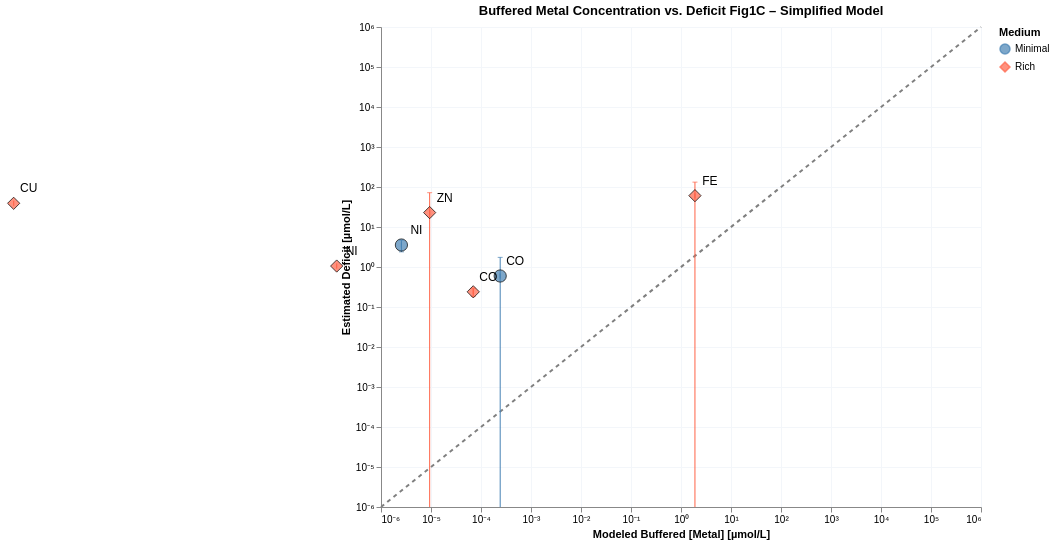

This figure's notebook cell:
### Markdown cell above
### Plot 2 – Simplified model: estimated buffered [Metal] vs. M-M deficit

### Code cell
plot_df_simp = build_plot_df(
    est_simplified_minimal_lb, est_simplified_minimal_ub,
    est_simplified_rich_lb,    est_simplified_rich_ub,
    deficit_minimal, deficit_rich,
)

df = pl.from_pandas(plot_df_simp).with_columns([
    (pl.col("est_buf_center_M") * 1e6).alias("x_uM"),
    (pl.col("est_buf_lb_M")     * 1e6).alias("x_lb_uM"),
    (pl.col("est_buf_ub_M")     * 1e6).alias("x_ub_uM"),
    (pl.col("deficit_M")        * 1e6).alias("y_uM"),
    (pl.col("deficit_M_err")    * 1e6).alias("y_err_uM"),
])

DOMAIN_MIN = 1e-7   # just below your domain floor of 1e-6

df = df.with_columns([
    pl.max_horizontal(
        pl.col("y_uM") - pl.col("y_err_uM"),
        pl.lit(DOMAIN_MIN)
    ).alias("y_lo_uM"),
    (pl.col("y_uM") + pl.col("y_err_uM")).alias("y_hi_uM"),
])

base = alt.Chart(df).encode(
)
x_scale = alt.Scale(type="log", domain=[1e-6, 1e6])
y_scale = alt.Scale(type="log", domain=[1e-6, 1e6])

_ax_x = alt.Axis(labelExpr=_log_label_unicode, title="Modeled Buffered [Metal] [µmol/L]")
_ax_y = alt.Axis(labelExpr=_log_label_unicode, title="Estimated Deficit [µmol/L]")

ref_line = alt.Chart(ref_df).mark_line(strokeDash=[4,4], color="gray").encode(
    x=alt.X("v:Q", scale=x_scale, axis=_ax_x),
    y=alt.Y("v:Q", scale=y_scale, axis=_ax_y),
)
x_bars = base.mark_errorbar(ticks=True).encode(
    x=alt.X("x_lb_uM:Q", scale=x_scale, title=""),
    x2="x_ub_uM:Q",
    y=alt.Y("y_uM:Q", scale=y_scale),
    color="Medium:N",
)
y_bars = base.mark_errorbar(ticks=True, clip=True).encode(
    x=alt.X("x_uM:Q"),
    y=alt.Y("y_lo_uM:Q",  scale=y_scale, title=""),   # explicit log scale + clamped lower
    y2=alt.Y2("y_hi_uM:Q"),
    color="Medium:N",
)
points = base.mark_point(filled=True, size=150, stroke='black', strokeWidth=1).encode(
    x=alt.X("x_uM:Q", scale=x_scale, axis=_ax_x),
    y=alt.Y("y_uM:Q", scale=y_scale, axis=_ax_y),
    color=alt.Color("Medium:N",
        scale=alt.Scale(domain=["Minimal","Rich"], range=["steelblue","tomato"])),
    shape=alt.Shape("Medium:N",
        scale=alt.Scale(domain=["Minimal","Rich"], range=["circle","diamond"])),
)
# 5. Text labels
labels = base.mark_text(dx=15, dy=-15, fontSize=12).encode(
    x=alt.X("x_uM:Q", scale=alt.Scale(type="log")),
    y=alt.Y("y_uM:Q", scale=alt.Scale(type="log")),
    text="Element:N",
)
chart = (ref_line + x_bars + y_bars + points + labels).properties(
    width=600, height=480,
    title="Buffered Metal Concentration vs. Deficit Fig1C – Simplified Model"
).configure_axis(gridColor='#f3f6fa')
# chart.save('notebooks/cofactors/buffer_figures/buffered_metal_vs_deficit_simplified.svg')
chart

### Figure 1 — Vega-Lite specification as saved in the notebook (floating-point values rounded to 4 significant figures)
{"config": {"view": {"continuousWidth": 300, "continuousHeight": 300}, "axis": {"gridColor": "#f3f6fa"}}, "layer": [{"data": {"name": "data-1c3ca3cce69c13645fce19fabe446275"}, "mark": {"type": "line", "color": "gray", "strokeDash": [4, 4]}, "encoding": {"x": {"axis": {"labelExpr": "datum.value > 0 ? '10' + replace(replace(replace(replace(replace(replace(replace(replace(replace(replace(replace('' + round(log(datum.value)/LN10), '-','⁻'),'0','⁰'),'1','¹'),'2','²'),'3','³'),'4','⁴'),'5','⁵'),'6','⁶'),'7','⁷'),'8','⁸'),'9','⁹') : '0'", "title": "Modeled Buffered [Metal] [µmol/L]"}, "field": "v", "scale": {"domain": [1e-06, 1000000.0], "type": "log"}, "type": "quantitative"}, "y": {"axis": {"labelExpr": "datum.value > 0 ? '10' + replace(replace(replace(replace(replace(replace(replace(replace(replace(replace(replace('' + round(log(datum.value)/LN10), '-','⁻'),'0','⁰'),'1','¹'),'2','²'),'3','³'),'4','⁴'),'5','⁵'),'6','⁶'),'7','⁷'),'8','⁸'),'9','⁹') : '0'", "title": "Estimated Deficit [µmol/L]"}, "field": "v", "scale": {"domain": [1e-06, 1000000.0], "type": "log"}, "type": "quantitative"}}}, {"data": {"name": "data-c98c294c98395efe3855e9d1013beec5"}, "mark": {"type": "errorbar", "ticks": true}, "encoding": {"color": {"field": "Medium", "type": "nominal"}, "x": {"field": "x_lb_uM", "scale": {"domain": [1e-06, 1000000.0], "type": "log"}, "title": "", "type": "quantitative"}, "x2": {"field": "x_ub_uM"}, "y": {"field": "y_uM", "scale": {"domain": [1e-06, 1000000.0], "type": "log"}, "type": "quantitative"}}}, {"data": {"name": "data-c98c294c98395efe3855e9d1013beec5"}, "mark": {"type": "errorbar", "clip": true, "ticks": true}, "encoding": {"color": {"field": "Medium", "type": "nominal"}, "x": {"field": "x_uM", "type": "quantitative"}, "y": {"field": "y_lo_uM", "scale": {"domain": [1e-06, 1000000.0], "type": "log"}, "title": "", "type": "quantitative"}, "y2": {"field": "y_hi_uM"}}}, {"data": {"name": "data-c98c294c98395efe3855e9d1013beec5"}, "mark": {"type": "point", "filled": true, "size": 150, "stroke": "black", "strokeWidth": 1}, "encoding": {"color": {"field": "Medium", "scale": {"domain": ["Minimal", "Rich"], "range": ["steelblue", "tomato"]}, "type": "nominal"}, "shape": {"field": "Medium", "scale": {"domain": ["Minimal", "Rich"], "range": ["circle", "diamond"]}, "type": "nominal"}, "x": {"axis": {"labelExpr": "datum.value > 0 ? '10' + replace(replace(replace(replace(replace(replace(replace(replace(replace(replace(replace('' + round(log(datum.value)/LN10), '-','⁻'),'0','⁰'),'1','¹'),'2','²'),'3','³'),'4','⁴'),'5','⁵'),'6','⁶'),'7','⁷'),'8','⁸'),'9','⁹') : '0'", "title": "Modeled Buffered [Metal] [µmol/L]"}, "field": "x_uM", "scale": {"domain": [1e-06, 1000000.0], "type": "log"}, "type": "quantitative"}, "y": {"axis": {"labelExpr": "datum.value > 0 ? '10' + replace(replace(replace(replace(replace(replace(replace(replace(replace(replace(replace('' + round(log(datum.value)/LN10), '-','⁻'),'0','⁰'),'1','¹'),'2','²'),'3','³'),'4','⁴'),'5','⁵'),'6','⁶'),'7','⁷'),'8','⁸'),'9','⁹') : '0'", "title": "Estimated Deficit [µmol/L]"}, "field": "y_uM", "scale": {"domain": [1e-06, 1000000.0], "type": "log"}, "type": "quantitative"}}}, {"data": {"name": "data-c98c294c98395efe3855e9d1013beec5"}, "mark": {"type": "text", "dx": 15, "dy": -15, "fontSize": 12}, "encoding": {"text": {"field": "Element", "type": "nominal"}, "x": {"field": "x_uM", "scale": {"type": "log"}, "type": "quantitative"}, "y": {"field": "y_uM", "scale": {"type": "log"}, "type": "quantitative"}}}], "height": 480, "title": "Buffered Metal Concentration vs. Deficit Fig1C – Simplified Model", "width": 600, "$schema": "https://vega.github.io/schema/vega-lite/v6.4.1.json", "datasets": {"data-1c3ca3cce69c13645fce19fabe446275": [{"v": 1e-06}, {"v": 1000000.0}], "data-c98c294c98395efe3855e9d1013beec5": [{"Medium": "Minimal", "Element": "CO", "est_buf_lb_M": 2.42e-10, "est_buf_ub_M": 2.42e-10, "est_buf_center_M": 2.42e-10, "deficit_M": 5.957e-07, "deficit_M_err": 1.145e-06, "x_uM": 0.000242, "x_lb_uM": 0.000242, "x_ub_uM": 0.000242, "y_uM": 0.5957, "y_err_uM": 1.145, "y_lo_uM": 1e-07, "y_hi_uM": 1.741}, {"Medium": "Minimal", "Element": "NI", "est_buf_lb_M": 2.56e-12, "est_buf_ub_M": 2.56e-12, "est_buf_center_M": 2.56e-12, "deficit_M": 3.546e-06, "deficit_M_err": 1.154e-06, "x_uM": 2.56e-06, "x_lb_uM": 2.56e-06, "x_ub_uM": 2.56e-06, "y_uM": 3.546, "y_err_uM": 1.154, "y_lo_uM": 2.392, "y_hi_uM": 4.7}, {"Medium": "Rich", "Element": "FE", "est_buf_lb_M": 1.9e-06, "est_buf_ub_M": 1.9e-06, "est_buf_center_M": 1.9e-06, "deficit_M": 6.076e-05, "deficit_M_err": 7.159e-05, "x_uM": 1.9, "x_lb_uM": 1.9, "x_ub_uM": 1.9, "y_uM": 60.76, "y_err_uM": 71.59, "y_lo_uM": 1e-07, "y_hi_uM": 132.4}, {"Medium": "Rich", "Element": "CO", "est_buf_lb_M": 7e-11, "est_buf_ub_M": 7e-11, "est_buf_center_M": 7e-11, "deficit_M": 2.397e-07, "deficit_M_err": 5.403e-08, "x_uM": 7e-05, "x_lb_uM": 7e-05, "x_ub_uM": 7e-05, "y_uM": 0.2397, "y_err_uM": 0.05403, "y_lo_uM": 0.1856, "y_hi_uM": 0.2937}, {"Medium": "Rich", "Element": "NI", "est_buf_lb_M": 1.3e-13, "est_buf_ub_M": 1.3e-13, "est_buf_center_M": 1.3e-13, "deficit_M": 1.057e-06, "deficit_M_err": 5.487e-07, "x_uM": 1.3e-07, "x_lb_uM": 1.3e-07, "x_ub_uM": 1.3e-07, "y_uM": 1.057, "y_err_uM": 0.5487, "y_lo_uM": 0.5079, "y_hi_uM": 1.605}, {"Medium": "Rich", "Element": "CU", "est_buf_lb_M": 4.5e-20, "est_buf_ub_M": 4.5e-20, "est_buf_center_M": 4.5e-20, "deficit_M": 3.91e-05, "deficit_M_err": 1.588e-05, "x_uM": 4.5e-14, "x_lb_uM": 4.5e-14, "x_ub_uM": 4.5e-14, "y_uM": 39.1, "y_err_uM": 15.88, "y_lo_uM": 23.22, "y_hi_uM": 54.98}, {"Medium": "Rich", "Element": "ZN", "est_buf_lb_M": 9.4e-12, "est_buf_ub_M": 9.4e-12, "est_buf_center_M": 9.4e-12, "deficit_M": 2.29e-05, "deficit_M_err": 4.917e-05, "x_uM": 9.4e-06, "x_lb_uM": 9.4e-06, "x_ub_uM": 9.4e-06, "y_uM": 22.9, "y_err_uM": 49.17, "y_lo_uM": 1e-07, "y_hi_uM": 72.08}]}}
